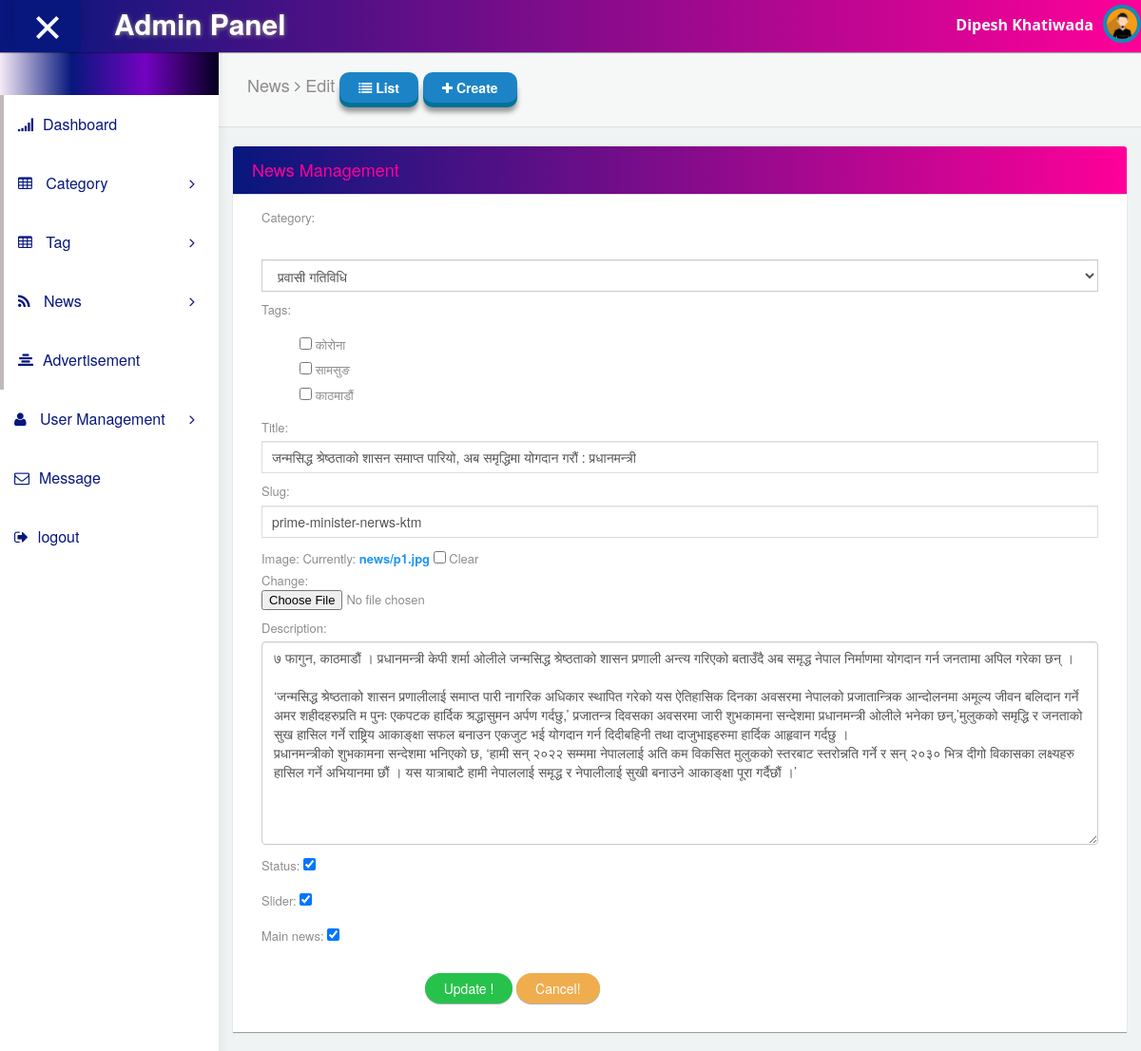
Page /backend/news/edit/7 (signed in) on the committed database.
### newspost/models.py (models this page shows, shortened)
class News(models.Model):
    title = models.CharField(max_length=200)
    slug = models.SlugField(max_length=100, unique=True,  validators=[customLengthValidator, atValidator, ])
    description = models.TextField(null=True, blank=True)
    view_count = models.IntegerField(default=0,null=True, blank=True)
    image = models.ImageField(upload_to='news/', null=True, blank=True)
    publish_date = models.DateTimeField(auto_now=True)
    status = models.BooleanField(default=True)
    main_news = models.BooleanField(default=True)
    slider = models.BooleanField(default=True)
    category = models.ForeignKey(Category, on_delete=models.CASCADE)
    tags = models.ManyToManyField(Tag, null=True, blank=True)

class Category(models.Model):
    title = models.CharField(max_length=100, unique=True, validators=[customLengthValidator, atValidator, ])
    slug = models.SlugField(max_length=100, unique=True,  validators=[customLengthValidator, atValidator, ])
    rank = models.IntegerField(default=1)
    status = models.BooleanField(default=True)
    menu_display = models.BooleanField(default=True)
    def __str__(self):
        return self.title

class Tag(models.Model):
    title = models.CharField(max_length=100, unique=True, validators=[customLengthValidator, atValidator, ])
    slug = models.SlugField(max_length=100, unique=True,  validators=[customLengthValidator, atValidator, ])
    rank = models.IntegerField(default=1)
    status = models.BooleanField(default=True)
    def __str__(self):
        return self.title

### newspost/views.py (the view)
# urls.py: path('news/edit/<int:id>',views.edit_news,name='edit_news'),
@login_required(login_url='signin')
def edit_news(request, id):
    data = News.objects.get(pk=id)
    form = NewsForm(request.POST or None, request.FILES or None, instance=data)
    if form.is_valid():
        form.save()
        messages.add_message(request, messages.SUCCESS, "News updated successfully")
        return redirect('news')
    context = {
        'forms': form
    }
    return render(request, 'backend/news/edit.html', context)

### newspost/forms.py
class NewsForm(forms.ModelForm):
    title = forms.CharField(widget=forms.TextInput(attrs={'class': 'form-control', 'placeholder': 'Enter Title'}))
    slug = forms.CharField(widget=forms.TextInput(attrs={'class':'form-control','placeholder':'slug'}))
    description = forms.CharField(widget=forms.Textarea(attrs={'class': 'form-control', 'placeholder': 'Enter Description'}))
    category = forms.ModelChoiceField(widget=forms.Select(attrs={'class': 'form-control'}),queryset=Category.objects.all())
    class Meta:
        model = News
        fields =['category','tags','title','slug','image','description','status','slider','main_news',]
        widgets = {
            'tags': forms.CheckboxSelectMultiple(attrs={'class': ''}),
        }

### templates/backend/news/edit.html (shortened to what this page needs)
{% extends "backend/base.html" %}
{% block content %}
<div id="content">
        <div class="panel box-shadow-none content-header">
          <div class="panel-body">
            <div class="col-md-12">
                <h4 class="animated fadeInLeft">
                    News <span class="fa-angle-right fa"></span> Edit
                    <a href="{% url 'news' %}" class="btn btn-3d btn-primary"><span class="fa fa-list"></span> List</a>
                    <a href="{% url 'create_news' %}" class="btn btn-3d btn-primary"><span class="fa fa-plus"></span> Create</a>
                </h4>
            </div>
          </div>
        </div>
        <div class="form-element">
          <div class="col-md-12 padding-0">
            <div class="col-md-12">
              <div class="panel form-element-padding">
                <div class="panel-heading">
                 <h4>News Management</h4>
                </div>
                 <div class="panel-body" style="padding-bottom:30px;">
                  <div class="col-md-12">
                    <form action="" method="POST" enctype="multipart/form-data" id="form" novalidate="">
                        {{forms.as_p}}
                        <div class="form-group">
                            <div class="col-sm-2">
                            </div>
                            <div class="col-sm-10">
                            <input type="submit" class="btn ripple-infinite  btn-round  btn-success" value="Update !">
                              <input type="reset" class="btn ripple-infinite  btn-round  btn-warning" value="Cancel!">
                            </div>
                          </div>
                    </form>
                      </div>
                  </div>
                </div>
              </div>
            </div>
          </div>
      </div>
    </div>
{% endblock %}

### templates/backend/base.html (shortened to what this page needs)
<!DOCTYPE html>
{% load static %}
<html lang="en">
<head>
  <link rel="stylesheet" type="text/css" href="{% static 'asset/css/bootstrap.min.css' %}">
  <link rel="stylesheet" type="text/css" href="{% static 'asset/css/plugins/font-awesome.min.css' %}"/>
  <link rel="stylesheet" type="text/css" href="{% static 'asset/css/plugins/datatables.bootstrap.min.css' %}"/>
  <link rel="stylesheet" type="text/css" href="{% static 'asset/css/plugins/animate.min.css' %}"/>
  <link rel="stylesheet" type="text/css" href="{% static 'asset/css/plugins/nouislider.min.css' %}"/>
  <link rel="stylesheet" type="text/css" href="{% static 'asset/css/plugins/select2.min.css' %}"/>
  <link rel="stylesheet" type="text/css" href="{% static 'asset/css/plugins/ionrangeslider/ion.rangeSlider.css' %}"/>
  <link rel="stylesheet" type="text/css" href="{% static 'asset/css/plugins/ionrangeslider/ion.rangeSlider.skinFlat.css' %}"/>
  <link rel="stylesheet" type="text/css" href="{% static 'asset/css/plugins/bootstrap-material-datetimepicker.css' %}"/>
  <link href="{% static 'asset/css/style.css' %}" rel="stylesheet">
</head>
<body id="mimin" class="dashboard">
        <nav class="navbar navbar-default header navbar-fixed-top">
          <div class="col-md-12 nav-wrapper">
            <div class="navbar-header" style="width:100%;">
              <div class="opener-left-menu is-open">
                <span class="bottom"></span>
              </div>
                <a href="{% url 'dashboard' %}" class="navbar-brand">
                 <b>Admin Panel</b>
                </a>
              <ul class="nav navbar-nav search-nav">
                <li>
                   <div class="search">
                  </div>
                </li>
              </ul>
              <ul class="nav navbar-nav navbar-right user-nav">
                <li class="user-name"><span>{{request.user.first_name}} {{request.user.last_name}} </span></li>
                <li class="dropdown avatar-dropdown">
                    <img src="/static/asset/img/avatar.jpg" class="img-circle avatar" alt="user name" data-toggle="dropdown" aria-haspopup="true" aria-expanded="true"/>
                 </li>
              </ul>
            </div>
          </div>
        </nav>
      <div class="container-fluid mimin-wrapper">
            <div id="left-menu">
              <div class="sub-left-menu scroll">
                <ul class="nav nav-list">
                    <li><div class="left-bg"></div></li>
                    <li class="active ripple">
                      <a href="{% url 'dashboard' %}"><span class="fa-signal fa"></span>Dashboard</a>
                    </li>
                    <li class="active ripple">
                        <a class="tree-toggle nav-header">
                          <span class="fa fa-table "></span> Category
                          <span class="fa-angle-right fa right-arrow text-right"></span>
                        </a>
                      </li>
                    <li class="active ripple">
                        <a class="tree-toggle nav-header">
                          <span class="fa fa-table "></span> Tag
                          <span class="fa-angle-right fa right-arrow text-right"></span>
                        </a>
                      </li>
                    <li class="active ripple">
                        <a class="tree-toggle nav-header">
                          <span class="fa fa-rss "></span> News
                          <span class="fa-angle-right fa right-arrow text-right"></span>
                        </a>
                      </li>
                      <li class="active ripple">
                      <a href="{% url 'advertisement' %}"><span class="fa fa-align-center"></span>Advertisement</a>
                      </li>
                      {% if request.user.is_superuser == True %}
                        <li class="ripple">
                          <a class="tree-toggle nav-header">
                            <span class="fa fa-user"></span> User Management
                            <span class="fa-angle-right fa right-arrow text-right"></span>
                          </a>
                        </li>
                      {% endif %}
                    <li class="ripple">
                        <a href="{% url 'message' %}"><span class="fa fa-envelope-o"></span>Message</a>
                      </li>
                      <li class="ripple">
                          <a href="{% url 'signout' %}"><span class="fa-sign-out fa"></span>logout</a>
                        </li>
                  </ul>
                </div>
            </div>
          {% block content %}
               {% endblock %}
</body>
</html>

### rows in the picture
News: category "प्रवासी गतिविधि", slug "prime-minister-nerws-ktm", description "७ फागुन, काठमाडौं । प्रधानमन्त्री केपी शर्मा ओलीले जन्मसिद्ध श्रेष्ठताको शासन प्रणाली अन्त्य गरिएको बताउँदै अब समृद्ध नेपाल निर्माणमा योगदान गर्न जनतामा अपिल गरेका छन् । ‘जन्मसिद्ध श्रेष्ठताको शासन प्रणालीलाई समाप्त पारी नागरिक अधिकार स्थापित गरेको यस ऐतिहासिक दिनका अवसरमा नेपालको प्रजातान्त्रिक आन्दोलनमा अमूल्य जीवन बलिदान गर्ने अमर शहीदहरुप्रति म पुनः एकपटक हार्दिक श्रद्धासुमन अर्पण गर्दछु,’ प्रजातन्त्र दिवसका अवसरमा जारी शुभकामना सन्देशमा प्रधानमन्त्री ओलीले भनेका छन्,’मुलुकको समृद्धि र जनताको सुख हासिल गर्ने राष्ट्रिय आकाङ्क्षा सफल बनाउन एकजुट भई योगदान गर्न दिदीबहिनी तथा दाजुभाइहरुमा हार्दिक आहृवान गर्दछु । प्रधानमन्त्रीको शुभकामना सन्देशमा भनिएको छ, ‘हामी सन् २०२२ सम्ममा नेपाललाई अति…", status "☑", slider "☑", main_news "☑"
Category: title "जन्मसिद्ध श्रेष्ठताको शासन समाप्त पारियो, अब समृद्धिमा योगदान गरौं : प्रधानमन्त्री"

### other values in the picture
{{ request.user.first_name }} "Dipesh"
{{ request.user.last_name }} "Khatiwada"
